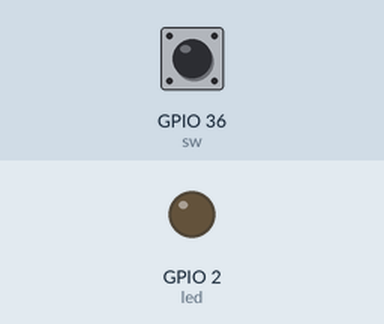
Bench run of a program on a simulated ESP32 board running MicroPython. On the bench: output pins drawn as LEDs (lit = HIGH). Inputs (shaded band) come from the test bench; at power-on: GPIO 36 (sw) LOW.

Above: at 1.2 s.
1.3 s: GPIO 36 (sw) pulled HIGH for 0.15 s
At 1.4 s:
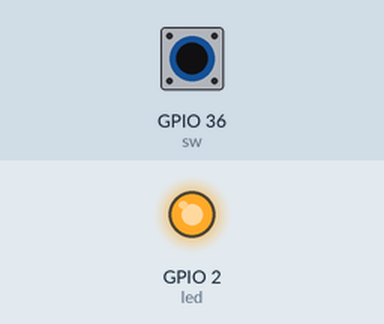
3.0 s: GPIO 36 (sw) pulled HIGH for 3.2 s
At 7.0 s:
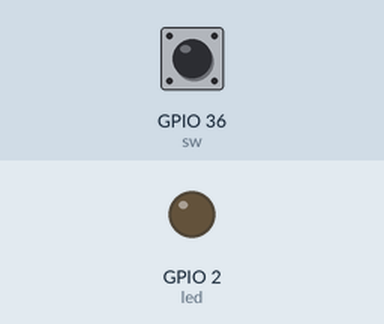
Timing chart, 0 to 8.5 s (numbered marks = the images above; inputs shaded):
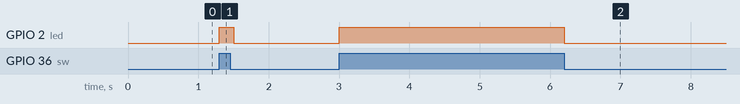

The program:

blinking_with_button.py
```python
import machine
from machine import Pin
import time
sw = Pin(36, Pin.IN,Pin.PULL_DOWN)
led = machine.Pin(2, machine.Pin.OUT)

while True:
    if sw.value() == 1:
        led.on()
        time.sleep(0.1)
        led.off()
```

Measured:
- after the input at 1.3 s, GPIO 2 (led): LOW → HIGH at once, → LOW 0.20 s later
- after the input at 3.0 s, GPIO 2 (led): LOW → HIGH at once, → LOW 3.2 s later
